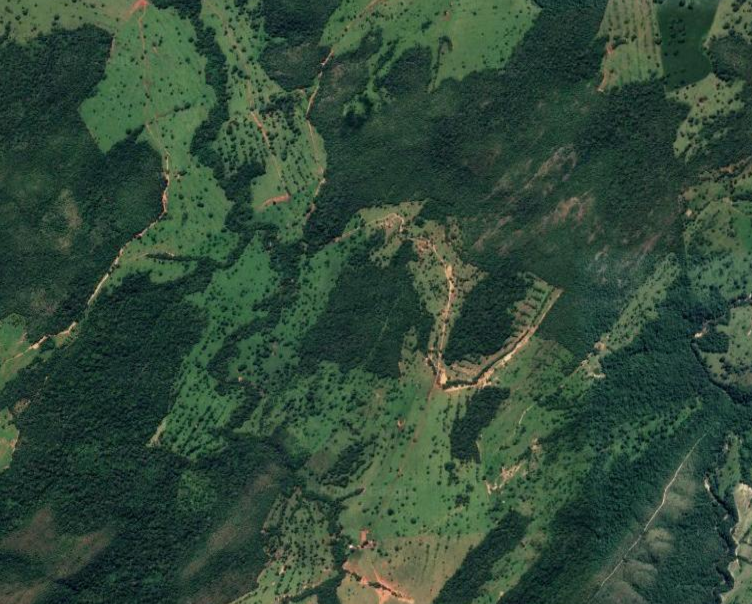
#> input picture input.png, 752 x 604 px
$ jupyter execute 'Reconhecimento de áreas florestais.ipynb'
#> lines starting #> are read from the running program, lines starting #| are printed output that depends on the picture; after the words box and inside, x2 and y2 are one past the last pixel; in counts of white or black regions, pixels touching at a corner belong together
# Projeto final de processamento de imagens
## Relatório parcial

Alunos:
- Akihito- 10692082
- Lucas Xavier Ebling Pereira - 10692183
- Luís Felipe Ribeiro Chaves - 10801221
- Henrique - 10692210

### Explicação geral do que é feito neste notebook

O objetivo deste código é extrair áreas de floresta de imagens de satélite para que seja possível comparar a mudança da vegetação com o tempo e detectar regiões de desmantamento ou reflorestação.

As operações realizadas para alcançar tal objetivo são:
1. A imagem alvo é lida no modelo de cor RGB
2. A imagem alvo é convertida para o modelo HLS
3. A imagem é binarizada seguindo o seguinte critério:
    - O valor 1 é assinalado para todas regiões com hue entre 110 e 200 (considerando um hue no intervalo 0-360), que representa a cor verde, e luminance inferior a cerca 25%, que representa cores escuras. Ou seja, é atribuído o valor 1 para todos os pixels verde-escuro
    - O valor 0 é assinalado aos demais pixels
4. É realizado uma operação de opening para reduzir áreas isoladas que são verde-escuras.
5. É realizado uma operação de closing para unificar regiões com muitos pixels verde-escuros mas que possuem 'buracos'

Imports das bibliotecas utilizadas para realização do filtro

[cell 1]
import cv2
import matplotlib.pyplot as plt
import numpy as np

Leitura da imagem de input. Observe que a biblioteca cv2 realiza a leitura da imagem no modelo BGR. Para evitar confusões, estamos convertendo as imagens para RGB após a leitura

[cell 2]
img_path = './amazonia/input.png'

img = cv2.imread('input.png')
#> img is the input picture: shape (604, 752, 3); mean B, G, R 57.2, 74.6, 50.2
img = cv2.cvtColor(img, cv2.COLOR_BGR2RGB)

[cell 3]
plt.imshow(img)

Aplicamos um filtro gaussiano 5x5 de desvio padrão .5 para embaçar levemente a imagem para suprimir pequenos ruídos.

[cell 4]
blur_img = cv2.GaussianBlur(img, (5, 5), .5)
plt.imshow(blur_img)

Convertemos a imagem de RGB para HSL

[cell 5]
hls_img = cv2.cvtColor(blur_img, cv2.COLOR_RGB2HLS)
#> hls_img: shape (604, 752, 3); mean of channels 0, 1, 2 68.7, 61.1, 66.1
plt.imshow(hls_img)

Na biblioteca cv2, os valores do HSL possuem os seguintes ranges:

- Hue: [0-179] (360//2 valores)
- Luminance: [0-255]
- Saturation: [0-255]

Dessa forma, para binarizar o mapa em regiões verde-escuras e regiões de outras cores, basta utilizar a função inRange do cv2, estabelecendo os limites da cor desejada.

No caso, a cor verde é representada por um Hue de 54 a 100 e uma tonalidade escura é representada por uma Luminance baixa (escolhemos o valor 60).

[cell 6]
# https://stackoverflow.com/questions/10948589/choosing-the-correct-upper-and-lower-hsv-boundaries-for-color-detection-withcv

GREEN_MIN = np.array([54, 0, 0],np.uint8) # 0-360 110-200 0-179 54-100
GREEN_MAX = np.array([100, 60, 255],np.uint8)

green_img = cv2.inRange(hls_img, GREEN_MIN, GREEN_MAX)
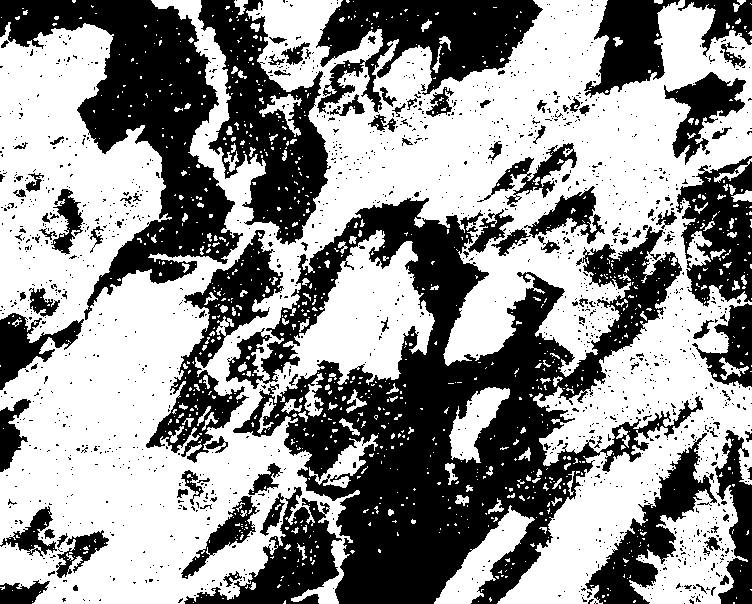
#> green_img: shape (604, 752); 57.2% white; 1580 black regions (1463 under 20 px), largest, box (x1, y1, x2, y2) and area: (226, 198, 703, 604) 72545, (0, 0, 243, 320) 26626, (198, 0, 331, 245) 14244
# cv2.imwrite('output.png', green_img)
plt.imshow(green_img, cmap='gray')

Por fim, com o intuito de remover alguns ruídos de cores verde-escura isolada ou de cores não verde-escuras dentro de regiões florestais (na imagem binarizada isso equivale a pontos brancos isolados ou pontos pretos em regiões brancas), iremos aplicar uma operação de opening, removendo pequenas regiões brancas do mapa e, depois uma operação de closing para remover pequenos pontos pretos dentro de regiões brancas.

Com o intuito de testar, testamos com 2 discos de tamanhos diferentes combinados. Chegamos a conclusão de que a utilização do disk2 tanto para o opening quanto para o closing obteve o melhor resultado, mas pensamos em possívelmente tentar mais variações para a próxima entrega

[cell 7]
disk1 = np.array([
    [0, 1, 0],
    [1, 1, 1],
    [0, 1, 0]
], np.uint8)

disk2 = np.array([
    [0, 0, 1, 0, 0],
    [0, 1, 1, 1, 0],
    [1, 1, 1, 1, 1],
    [0, 1, 1, 1, 0],
    [0, 0, 1, 0, 0]
], np.uint8)


disk1_img = green_img.copy()
disk2_img = green_img.copy()
disk3_img = green_img.copy()

eroded_img1 = cv2.erode(disk1_img, disk1)
#> eroded_img1: shape (604, 752); 48.3% white; 700 white regions (626 under 20 px), largest, box (x1, y1, x2, y2) and area: (0, 0, 752, 604) 155722, (0, 24, 165, 342) 27965, (273, 231, 434, 396) 11047
dilated_img1 = cv2.dilate(eroded_img1, disk1)
#> dilated_img1: shape (604, 752); 55.5% white; 1225 black regions (1124 under 20 px), largest, box (x1, y1, x2, y2) and area: (226, 197, 703, 604) 76310, (0, 0, 243, 390) 29840, (198, 0, 331, 245) 14843
dilated_img1 = cv2.dilate(dilated_img1, disk1)
#> dilated_img1: shape (604, 752); 62% white; 348 black regions (278 under 20 px), largest, box (x1, y1, x2, y2) and area: (234, 199, 681, 604) 65761, (0, 0, 239, 306) 25224, (199, 0, 330, 243) 13097
eroded_img1 = cv2.erode(dilated_img1, disk1)
#> eroded_img1: shape (604, 752); 56.8% white; 250 black regions (152 under 20 px), largest, box (x1, y1, x2, y2) and area: (233, 198, 682, 604) 72809, (0, 0, 243, 320) 27041, (198, 0, 331, 244) 14546
disk1_img = eroded_img1

eroded_img2 = cv2.erode(disk2_img, disk2)
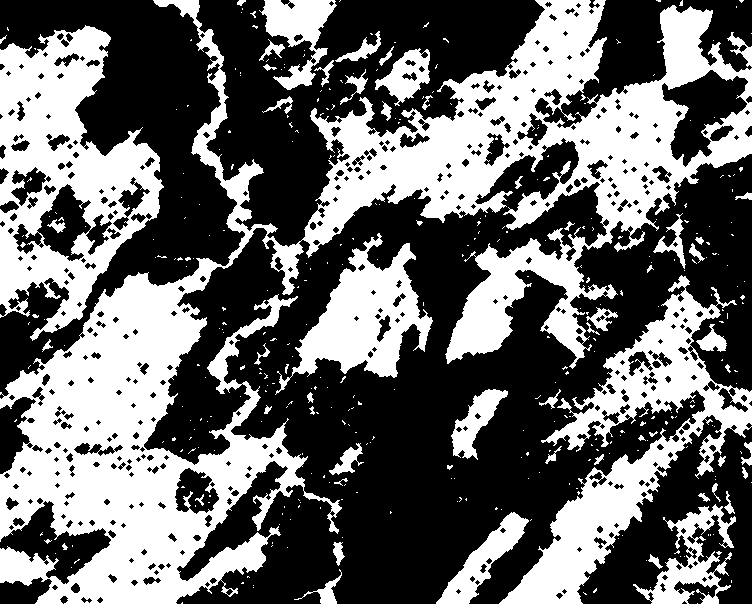
#> eroded_img2: shape (604, 752); 41.2% white; 383 white regions (324 under 20 px), largest, box (x1, y1, x2, y2) and area: (0, 0, 752, 604) 111735, (0, 25, 164, 341) 24750, (499, 275, 752, 604) 21537
dilated_img2 = cv2.dilate(eroded_img2, disk2)
#> dilated_img2: shape (604, 752); 52.5% white; 826 black regions (757 under 20 px), largest, box (x1, y1, x2, y2) and area: (178, 156, 752, 604) 102900, (198, 0, 543, 245) 31739, (0, 0, 243, 394) 31326
dilated_img2 = cv2.dilate(dilated_img2, disk2)
#> dilated_img2: shape (604, 752); 61.3% white; 141 black regions (91 under 20 px), largest, box (x1, y1, x2, y2) and area: (228, 190, 681, 604) 70441, (0, 0, 239, 306) 25043, (200, 0, 328, 243) 13425
eroded_img2 = cv2.erode(dilated_img2, disk2)
#> eroded_img2: shape (604, 752); 54.2% white; 102 black regions (22 under 20 px), largest, box (x1, y1, x2, y2) and area: (226, 156, 752, 604) 91002, (198, 0, 542, 245) 30080, (0, 0, 241, 315) 27605
disk2_img = eroded_img2

eroded_img3 = cv2.erode(disk3_img, disk2)
dilated_img3 = cv2.dilate(eroded_img3, disk2)
dilated_img3 = cv2.dilate(dilated_img3, disk1)
#> dilated_img3: shape (604, 752); 57.4% white; 214 black regions (158 under 20 px), largest, box (x1, y1, x2, y2) and area: (184, 157, 752, 604) 92996, (0, 0, 242, 392) 29389, (199, 0, 542, 244) 28051
eroded_img3 = cv2.erode(dilated_img3, disk1)
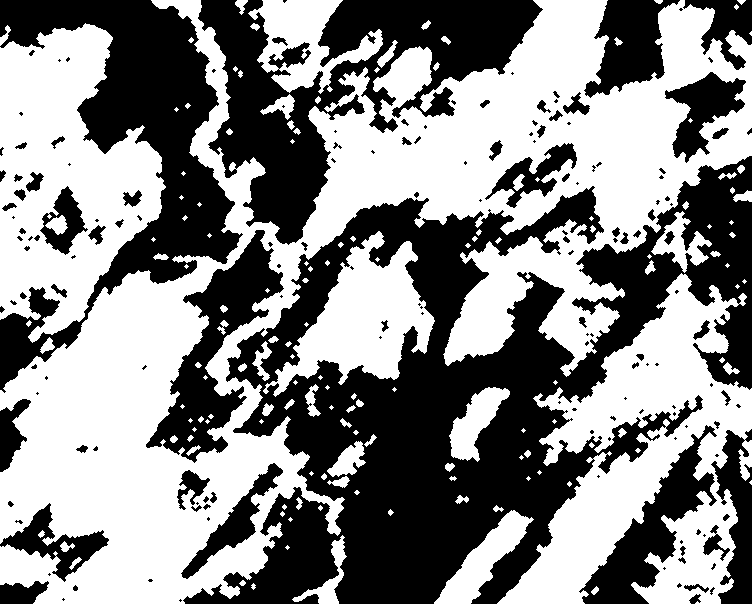
#> eroded_img3: shape (604, 752); 53.3% white; 165 black regions (90 under 20 px), largest, box (x1, y1, x2, y2) and area: (183, 156, 752, 604) 101909, (198, 0, 543, 245) 31411, (0, 0, 243, 393) 31112
disk3_img = eroded_img3

window_name = 'image'

cv2.imwrite('output_disk1.png', disk1_img)
cv2.imwrite('output_disk2.png', disk2_img)
cv2.imwrite('output_disk3.png', disk3_img)
#> Out = True

Para a próxima, pretendemos segmentar melhor áreas florestais de áreas de plantio verde-escuras. Pretendemos realizar isso analisando a variância das regiões (Áreas com grande variância costumam ser florestas devido a diferença entre texturas de folhagens e plantações). Também realizaremos tentativas de melhoria da remoção de ruídos.

Também pretendemos analisar outros técnicas que realizem essa tarefa para efeito de comparação.

Por fim, como objetivo final deste trabalho, pretendemos atribuir uma nota de vegetação para a imagem de satelite que poderá ser comparada temporalmente.

Para o desenvolvimento desse código foi utilizado esse tutorial https://clouard.users.greyc.fr/Pantheon/experiments/forestarea-extraction/index-en.html

[cell 8]
def gerate_var_g_50():
    kernel_shape = 1

    for line in range(kernel_shape ,green_img.shape[0] - kernel_shape):
        for col in range(kernel_shape, green_img.shape[1] - kernel_shape):
            disk1_img_var_g_50[line,col] = np.var(green_img[line - kernel_shape : line  + kernel_shape + 1,
                                                   col - kernel_shape : col + kernel_shape + 1])

[cell 9]
green_img_aux = cv2.imread('input.png')

[cell 10]
disk1_img_var_g_50 = np.zeros((green_img_aux.shape[0],green_img_aux.shape[1]) )
kernel_shape = 1


for line in range(kernel_shape ,green_img_aux.shape[0] - kernel_shape):
    for col in range(kernel_shape, green_img_aux.shape[1] - kernel_shape):
        disk1_img_var_g_50[line,col] = np.var(green_img_aux[line - kernel_shape : line  + kernel_shape + 1,
                                               col - kernel_shape : col + kernel_shape + 1])
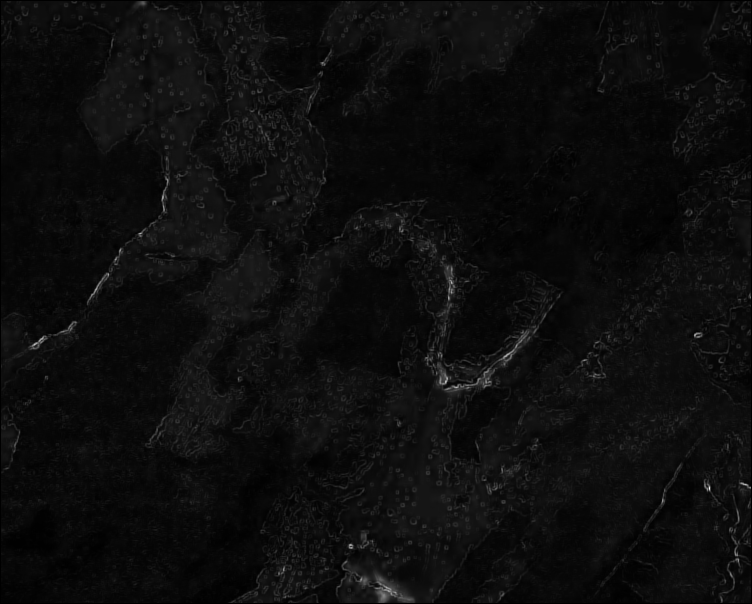
#> disk1_img_var_g_50: shape (604, 752) float64; min 0, max 4478.2, mean 237.4; drawn with min black and max white

[cell 11]
disk1_img_var = disk1_img_var_g_50.copy()


disk1_img_var_g_50.shape
#> Out = (604, 752)

[cell 12]
disk1_img_var = ((disk1_img_var - disk1_img_var.min())
                 /(disk1_img_var.max() - disk1_img_var.min())) * 255

[cell 13]
plt.hist(disk1_img_var.reshape(-1),bins=255)
#> figure, not shown here; tallest bar 42736 high, from x = 7 to 8

[cell 14]
disk1_img_var_g_50 = disk1_img_var.copy()
trash_hold = 10

disk1_img_var_g_50[disk1_img_var_g_50 > trash_hold] = 255
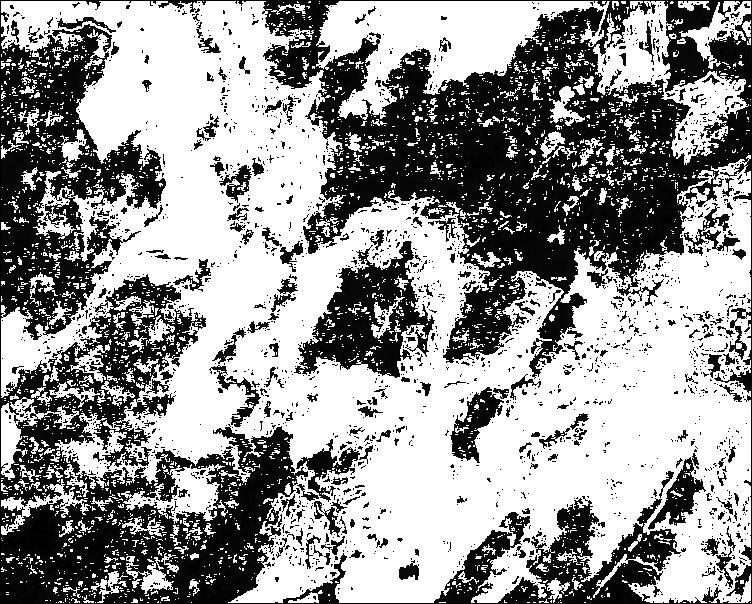
#> disk1_img_var_g_50: shape (604, 752) float64; min 0, max 255, mean 151.9
disk1_img_var_g_50[disk1_img_var_g_50 <= trash_hold] = 0
#> disk1_img_var_g_50: shape (604, 752) float64; 58.4% white; 2141 black regions (1926 under 20 px), largest, box (x1, y1, x2, y2) and area: (0, 0, 752, 604) 155160, (294, 241, 435, 378) 8467, (450, 387, 504, 463) 1667

disk1_img_var_g_50.shape
#> Out = (604, 752)

[cell 15]
disk1_img_var_g_50_inv = disk1_img_var.copy()
disk1_img_var_g_50_inv[disk1_img_var_g_50 == 255] = 0
disk1_img_var_g_50_inv[disk1_img_var_g_50 == 0] = 255
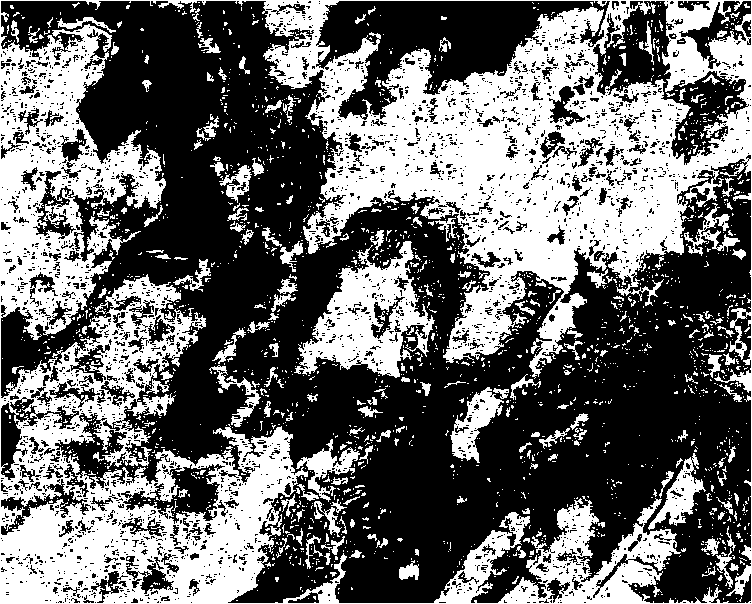
#> disk1_img_var_g_50_inv: shape (604, 752) float64; 41.6% white; 2141 white regions (1926 under 20 px), largest, box (x1, y1, x2, y2) and area: (0, 0, 752, 604) 155160, (294, 241, 435, 378) 8467, (450, 387, 504, 463) 1667

[cell 16]
np.unique(disk1_img_var_g_50)
#> Out = [0, 255]

[cell 17]
plt.hist(disk1_img_var_g_50.reshape(-1))
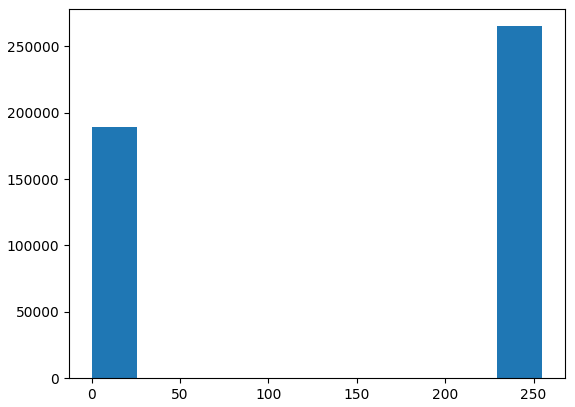
#> figure drawn by matplotlib, 1 panel; tallest bar 265190 high, from x = 229.5 to 255

[cell 18]
cv2.imwrite('disk1_img_g_50.png', disk1_img_var_g_50)
#> Out = True

[cell 19]
cv2.imwrite('disk1_img_g_50_inv.png', disk1_img_var_g_50_inv)
#> Out = True

[cell 20]
eroded_img3 = cv2.dilate(disk1_img_var_g_50_inv, disk2)
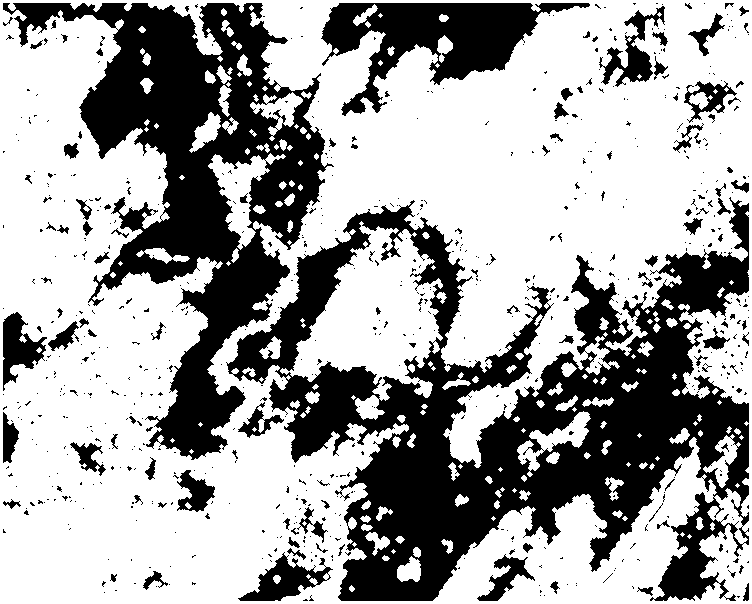
#> eroded_img3: shape (604, 752) float64; 64.1% white; 709 black regions (600 under 20 px), largest, box (x1, y1, x2, y2) and area: (226, 197, 749, 601) 83268, (3, 3, 334, 460) 50354, (321, 3, 590, 116) 12042
dilated_img3 = cv2.erode(eroded_img3, disk2)
#> dilated_img3: shape (604, 752) float64; 52.5% white; 317 black regions (112 under 20 px), largest, box (x1, y1, x2, y2) and area: (1, 1, 751, 603) 168837, (319, 1, 592, 118) 14409, (236, 493, 335, 603) 3933
dilated_img3 = cv2.erode(dilated_img3, disk2)
#> dilated_img3: shape (604, 752) float64; 42.5% white; 231 white regions (161 under 20 px), largest, box (x1, y1, x2, y2) and area: (0, 19, 368, 604) 80090, (263, 0, 752, 362) 79491, (499, 456, 702, 604) 9537
disk1_img_var_g_50_inv_ero = cv2.dilate(dilated_img3, disk2)
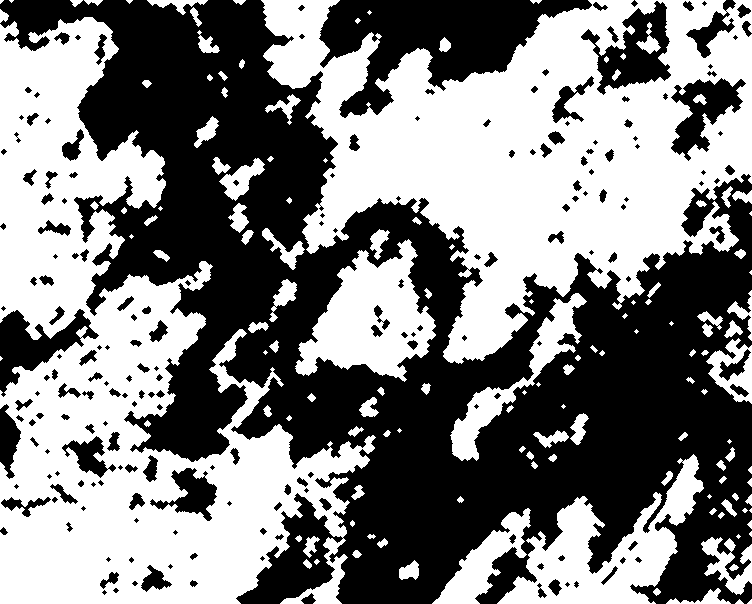
#> disk1_img_var_g_50_inv_ero: shape (604, 752) float64; 50.2% white; 196 black regions (66 under 20 px), largest, box (x1, y1, x2, y2) and area: (0, 0, 752, 604) 186793, (319, 0, 592, 118) 14940, (581, 1, 671, 95) 3719


cv2.imwrite('disk1_img_g_50_inv_ero.png', disk1_img_var_g_50_inv_ero)
#> Out = True

[cell 21]
disk2_img.shape
#> Out = (604, 752)

[cell 22]
disk1_img_var_g_50_inv_ero.shape
#> Out = (604, 752)

[cell 23]
idx_val = np.logical_and(disk1_img_var_g_50_inv_ero,disk2_img)
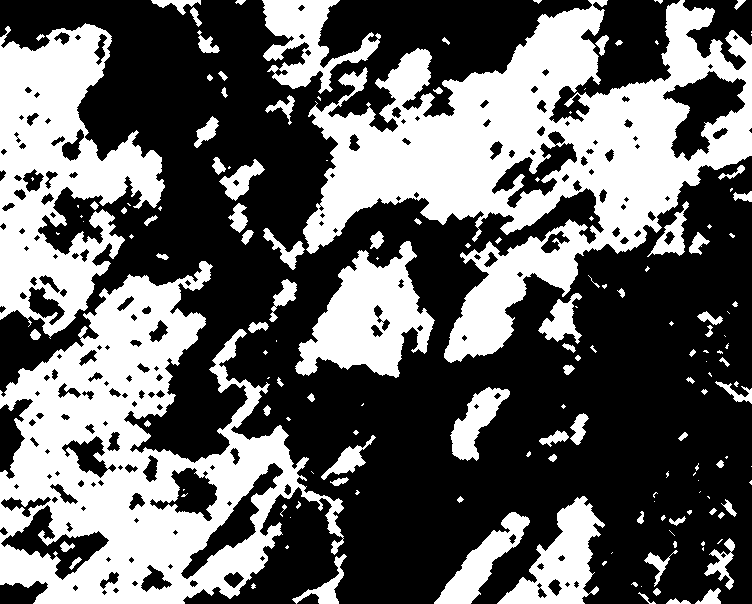
#> idx_val: shape (604, 752) bool; 39.5% white; 159 white regions (71 under 20 px), largest, box (x1, y1, x2, y2) and area: (303, 0, 752, 363) 63927, (0, 261, 344, 604) 52287, (0, 23, 165, 339) 26149

[cell 24]
img_final = np.zeros( disk1_img_var_g_50_inv_ero.shape )
img_final[idx_val] = 255

[cell 25]
cv2.imwrite('img_final_and.png', img_final)
